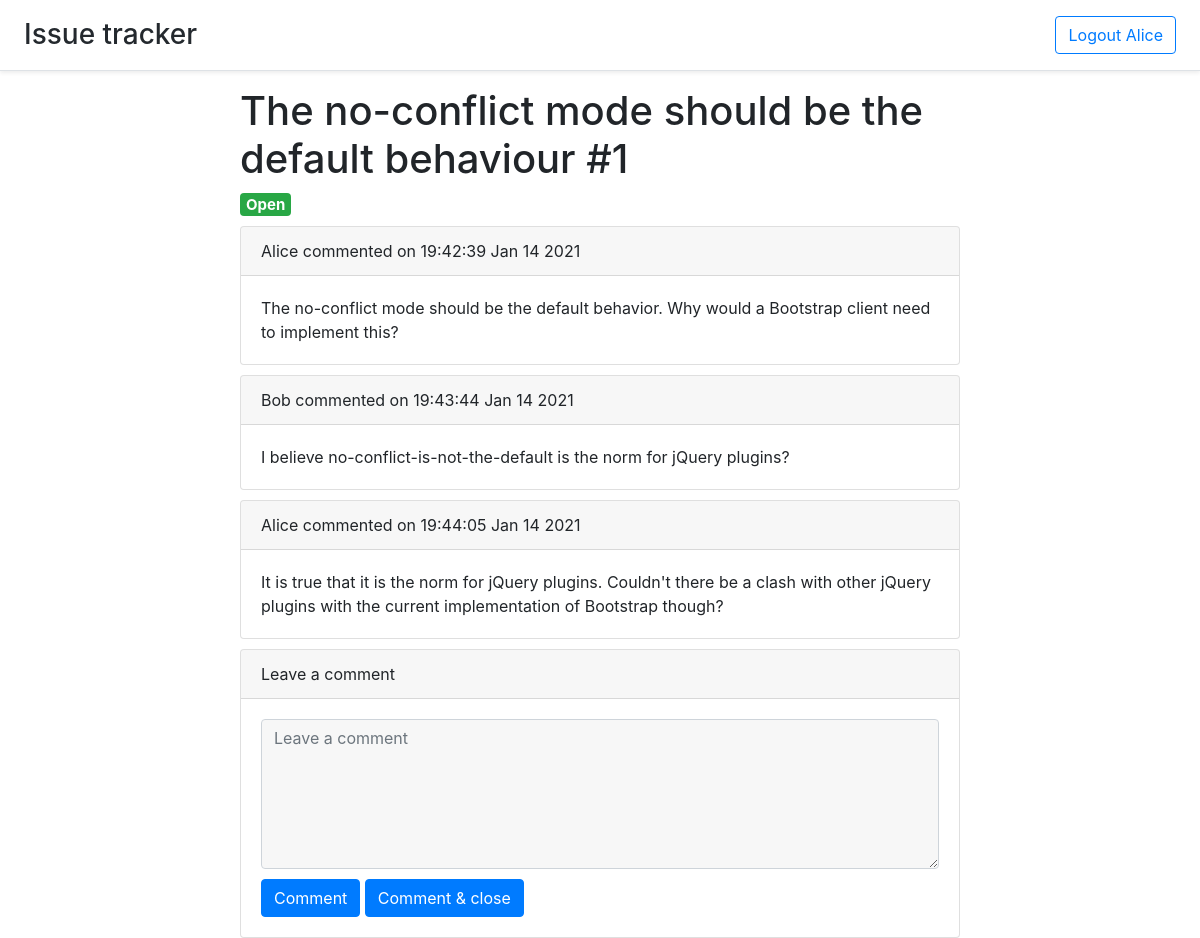
Screenshot of /issue/1 (signed in) with the database file from the repository.
### auth.py (models this page shows)
class User(UserMixin, app.db.Model):
    id = app.db.Column(app.db.Integer, primary_key=True)
    email = app.db.Column(app.db.String(100), unique=True)
    password = app.db.Column(app.db.String(100))
    name = app.db.Column(app.db.String(100))
    issues = app.db.relationship('Issue', backref='user', lazy='dynamic')
    comments = app.db.relationship('Comment', backref='user', lazy='dynamic')

### issue.py (models this page shows, shortened)
class Issue(db.Model):
    id = db.Column(db.Integer, primary_key=True)
    title = db.Column(db.String(50), nullable=False)
    user_id = db.Column(db.Integer, db.ForeignKey('user.id'))
    comments = db.relationship('Comment', backref='issue', lazy='dynamic')
    labels = db.relationship('Label', backref='issue', lazy='dynamic')
    is_open = db.Column(db.BOOLEAN, default=True)
    timestamp = db.Column(db.DateTime, default=datetime.utcnow)
    def title_and_id(self):
        return self.title + ' #' + str(self.id)

### comment.py (models this page shows)
class Comment(db.Model):
    id = db.Column(db.Integer, primary_key=True)
    text = db.Column(db.Text, nullable=False)
    timestamp = db.Column(db.DateTime, default=datetime.utcnow)
    user_id = db.Column(db.Integer, db.ForeignKey('user.id'))
    issue_id = db.Column(db.Integer, db.ForeignKey('issue.id'))
    def pretty_date(self):
        return self.timestamp.strftime("%H:%M:%S %b %d %Y")

### comment.py (the view)
@comments.route('/issue/<int:issue_id>')
def show_issues(issue_id):
    return render_template('issuepage.html', issue=issue.Issue.query.get(issue_id))

### app.py (called while the page is built)
@login_manager.user_loader
def load_user(user_id):
    return auth.User.query.get(int(user_id))

### templates/issuepage.html (shortened to what this page needs)
{% extends 'base.html' %}
{% block content %}
<h1>{{ issue.title_and_id() }}</h1>
<h5>
  {% if issue.is_open %}
  <span class="badge badge-success">Open</span>
  {% else %}
  <span class="badge badge-danger">Closed</span>
  {% endif %}
</h5>
{% for comment in issue.comments.all() %}
<div class="card">
      <div class="card-header">
        {{ comment.user.name }} commented on {{ comment.pretty_date() }}
      </div>
      <div class="card-body"> {{ comment.text }}</div>
</div>
{% endfor %}
{% if issue.is_open %}
<div class="card">
  <div class="card-header">
    Leave a comment
  </div>
  <div class="card-body">
    <form method="post" action="/comment/{{ issue.id }}">
      <textarea name="text" class="form-control issue-textarea-comment" placeholder="Leave a comment"></textarea>
      <input type="submit" name="action" class="btn btn-primary" value="Comment">
      <input type="submit" name="action" class="btn btn-primary" value="Comment & close">
    </form>
  </div>
</div>
{% endif %}
{% endblock %}

### templates/base.html (shortened to what this page needs)
<!doctype html>
<html lang="en">
<head>
    <link rel= "stylesheet" type= "text/css" href= "{{ url_for('static',filename='base.css') }}">
    <link rel="stylesheet" href="https://stackpath.bootstrapcdn.com/bootstrap/4.5.2/css/bootstrap.min.css">
</head>
<body>
<header class="d-flex flex-column flex-md-row align-items-center p-3 px-md-4 mb-3 bg-white border-bottom shadow-sm">
        <a class="link-gray-dark h3 my-0 me-md-auto fw-normal" href="/">
              Issue tracker
        </a>
  <nav class="my-2 my-md-0 me-md-3">
    {% if current_user.is_authenticated %}
        <a class="btn btn-outline-primary" href="/logout">Logout {{ current_user.name }}</a>
    {% else %}
        <a class="btn btn-outline-primary" href="/login">Login</a>
        <a class="btn btn-outline-primary" href="/signup">Sign up</a>
    {% endif %}
  </nav>
</header>
<div id="content" class="content">{% block content %}{% endblock %}</div>
</body>
</html>

### static/base.css (style rules this page uses)
html, body { height: 100%; }
.content { margin-left: 20%; margin-right: 20%; }
.link-gray-dark { color: #24292e; text-decoration: none!important; }
.issue-textarea-comment { min-height: 150px; background-color: rgba(0,0,0,.03)!important; margin-bottom: 10px; }
.my-0 { margin-right: auto!important; }
.card { margin-top: 10px; }

### rows the page displays
User: name "Alice"
Issue: title_and_id "The no-conflict mode should be the default behaviour #1"
Comment: user.name "Alice", pretty_date "19:42:39 Jan 14 2021", text "The no-conflict mode should be the default behavior. Why would a Bootstrap client need to implement this?"
Comment: user.name "Bob", pretty_date "19:43:44 Jan 14 2021", text "I believe no-conflict-is-not-the-default is the norm for jQuery plugins?"
Comment: user.name "Alice", pretty_date "19:44:05 Jan 14 2021", text "It is true that it is the norm for jQuery plugins. Couldn't there be a clash with other jQuery plugins with the current implementation of Bootstrap though?"
